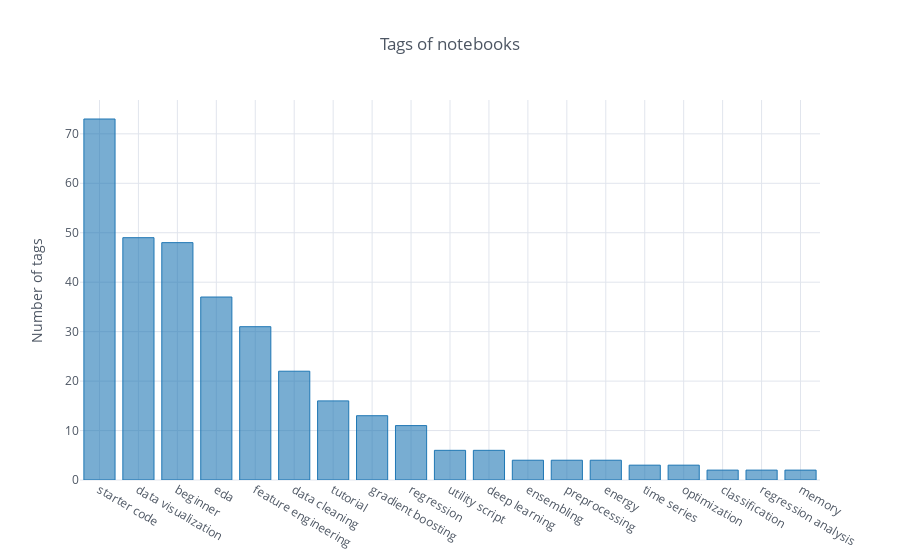

The code cell stored with this chart in its notebook:
### Code cell
df_tags_count.set_index('tag').iplot(kind='bar', yTitle='Number of tags', title='Tags of notebooks', theme='white',
                    filename='cufflinks/categorical-bar-chart')

### Figure 1 — Plotly figure (JSON) as saved in the notebook; plotly's stock layout.template omitted (floating-point values rounded to 4 significant figures)
{"data": [{"marker": {"color": "rgba(31, 119, 180, 0.6)", "line": {"color": "rgba(31, 119, 180, 1.0)", "width": 1}}, "name": "Count", "orientation": "v", "text": "", "type": "bar", "uid": "b7770734-98f8-49dd-9eb5-af4aaedb8d9e", "x": ["starter code", "data visualization", "beginner", "eda", "feature engineering", "data cleaning", "tutorial", "gradient boosting", "regression", "utility script", "deep learning", "ensembling", "preprocessing", "energy", "time series", "optimization", "classification", "regression analysis", "memory"], "y": [73, 49, 48, 37, 31, 22, 16, 13, 11, 6, 6, 4, 4, 4, 3, 3, 2, 2, 2]}], "layout": {"legend": {"bgcolor": "#FFFFFF", "font": {"color": "#4D5663"}}, "paper_bgcolor": "#FFFFFF", "plot_bgcolor": "#FFFFFF", "title": {"font": {"color": "#4D5663"}, "text": "Tags of notebooks"}, "xaxis": {"gridcolor": "#E1E5ED", "showgrid": true, "tickfont": {"color": "#4D5663"}, "title": {"font": {"color": "#4D5663"}, "text": ""}, "zerolinecolor": "#E1E5ED"}, "yaxis": {"gridcolor": "#E1E5ED", "showgrid": true, "tickfont": {"color": "#4D5663"}, "title": {"font": {"color": "#4D5663"}, "text": "Number of tags"}, "zerolinecolor": "#E1E5ED"}}}
